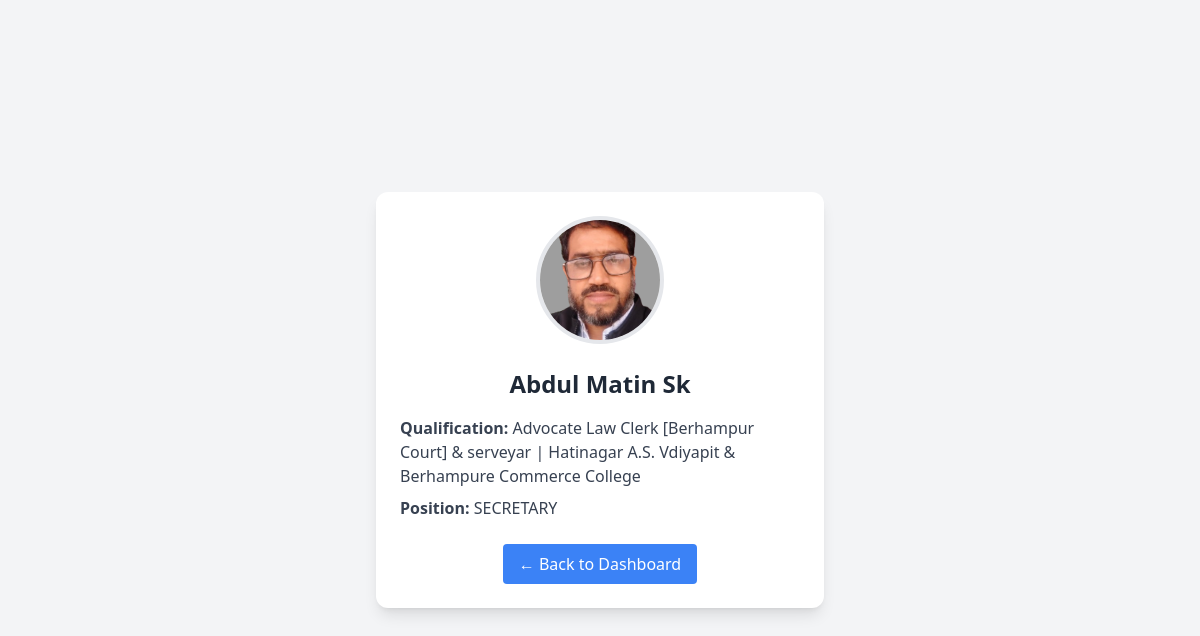
The app's page /authority_details/1/ with its own data.
### student/models.py (models this page shows, shortened)
class Authority(models.Model):
    name = models.CharField(max_length=100)
    position = models.CharField(max_length=100)
    qualification = models.CharField(max_length=150)
    contact = models.CharField(max_length=15)
    img = models.ImageField(upload_to='authorities/profile/')
    documents = models.FileField(upload_to='authorities/documents/', null=True, blank=True)
    is_active = models.BooleanField(default=True)
    created_at = models.DateTimeField(auto_now_add=True)
    class Meta:
        ordering =  ['name']
        verbose_name = 'Authority'
        verbose_name_plural = 'Authorities'

### student/views.py (the view)
# urls.py: path('authority_details/<int:id>/',views.authority_details, name='authority_details' ),
def authority_details(request, id):
    authority  = get_object_or_404(Authority, id=id)
    context = {'authority':authority}
    return render(request, 'authority/a_details.html', context )

### templates/authority/a_details.html (shortened to what this page needs)
<!DOCTYPE html>
<html lang="en">
<head>
    <script src="https://cdn.tailwindcss.com"></script>
</head>
<body class="bg-gray-100">
<div class="min-h-screen flex items-center justify-center p-4">
    <div class="max-w-md w-full bg-white rounded-xl shadow-lg overflow-hidden">
        <div class="flex justify-center pt-6">
                <img src="{{ authority.img.url }}" alt="{{ authority.name }}"
                     class="w-32 h-32 rounded-full object-cover border-4 border-gray-200">
        </div>
        <div class="p-6 text-center">
            <h2 class="text-2xl font-bold text-gray-800">{{ authority.name }}</h2>
            <div class="mt-4 text-left space-y-2">
                <p class="text-gray-700">
                    <span class="font-semibold">Qualification:</span>
                    {{ authority.qualification|default:"Not specified" }}
                </p>
                <p class="text-gray-700">
                    <span class="font-semibold">Position:</span>
                    {{ authority.position|default:"Not specified" }}
                </p>
            </div>
            <div class="mt-6">
                <a href="{% url 'authority_list' %}"
                   class="inline-block bg-blue-500 hover:bg-blue-600 text-white font-medium py-2 px-4 rounded">
                    ← Back to Dashboard
                </a>
            </div>
        </div>
    </div>
</div>
</body>
</html>

### records on screen
Authority: img (picture), name "Abdul Matin Sk", qualification "Advocate Law Clerk [Berhampur Court] & serveyar | Hatinagar A.S. Vdiyapit & Berhampure Commerce College", position "SECRETARY"
